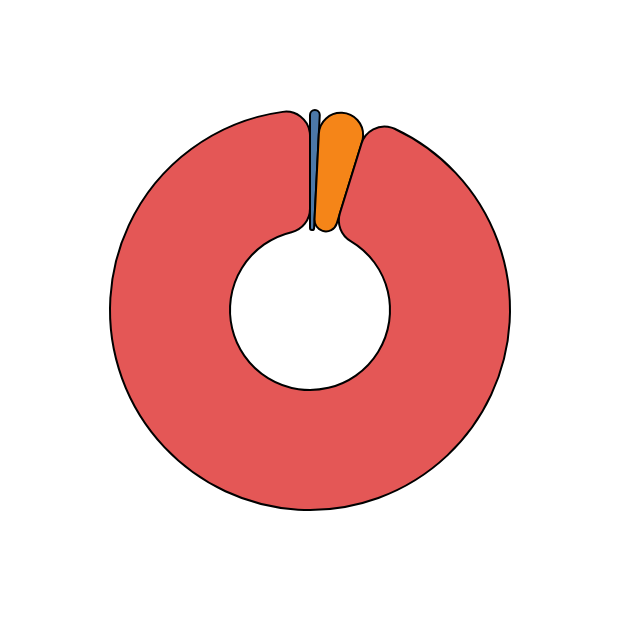

Describe this chart as a Vega-Lite specification.
### Vega specification from a JSON file in a GitHub repository (floating-point values rounded to 4 significant figures)
{"$schema": "https://vega.github.io/schema/vega/v6.json", "width": 300, "height": 300, "padding": 5, "autosize": "none", "background": "white", "data": [{"name": "t", "values": [{"i": 0, "a0": 0, "a1": 0.05, "ir": 40, "or": 100}, {"i": 1, "a0": 0.05, "a1": 0.3, "ir": 40, "or": 100}, {"i": 2, "a0": 0.3, "a1": 6.283, "ir": 40, "or": 100}]}], "scales": [{"name": "c", "type": "ordinal", "domain": {"data": "t", "field": "i"}, "range": "category"}], "marks": [{"type": "arc", "from": {"data": "t"}, "encode": {"update": {"x": {"value": 150}, "y": {"value": 150}, "startAngle": {"field": "a0"}, "endAngle": {"field": "a1"}, "innerRadius": {"field": "ir"}, "outerRadius": {"field": "or"}, "fill": {"scale": "c", "field": "i"}, "stroke": {"value": "black"}, "strokeWidth": {"value": 1}, "cornerRadius": {"value": 12}}}}]}
